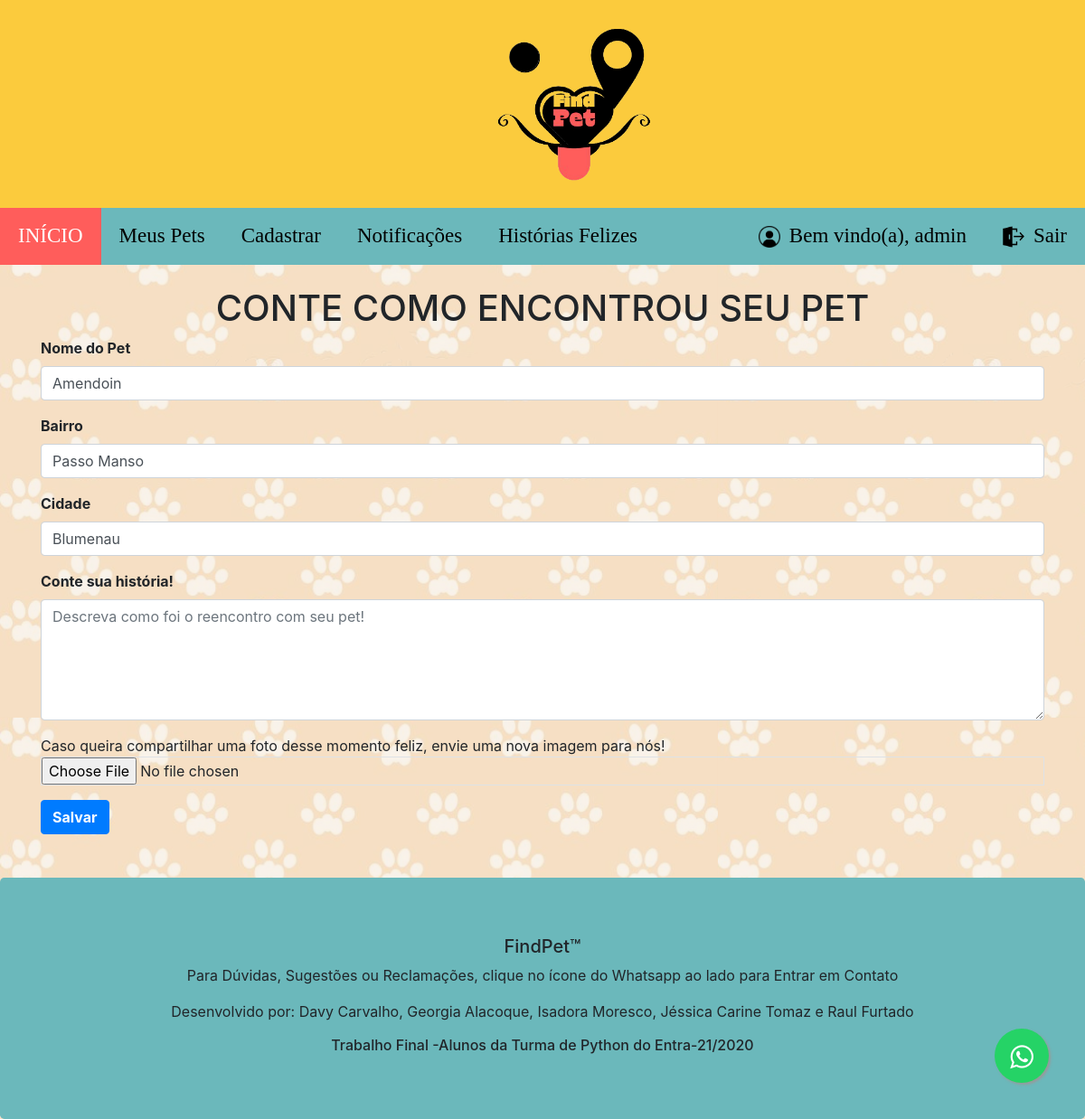
The page /pet/historias-felizes/encontrado/1/ (signed in) on the database as committed earlier.
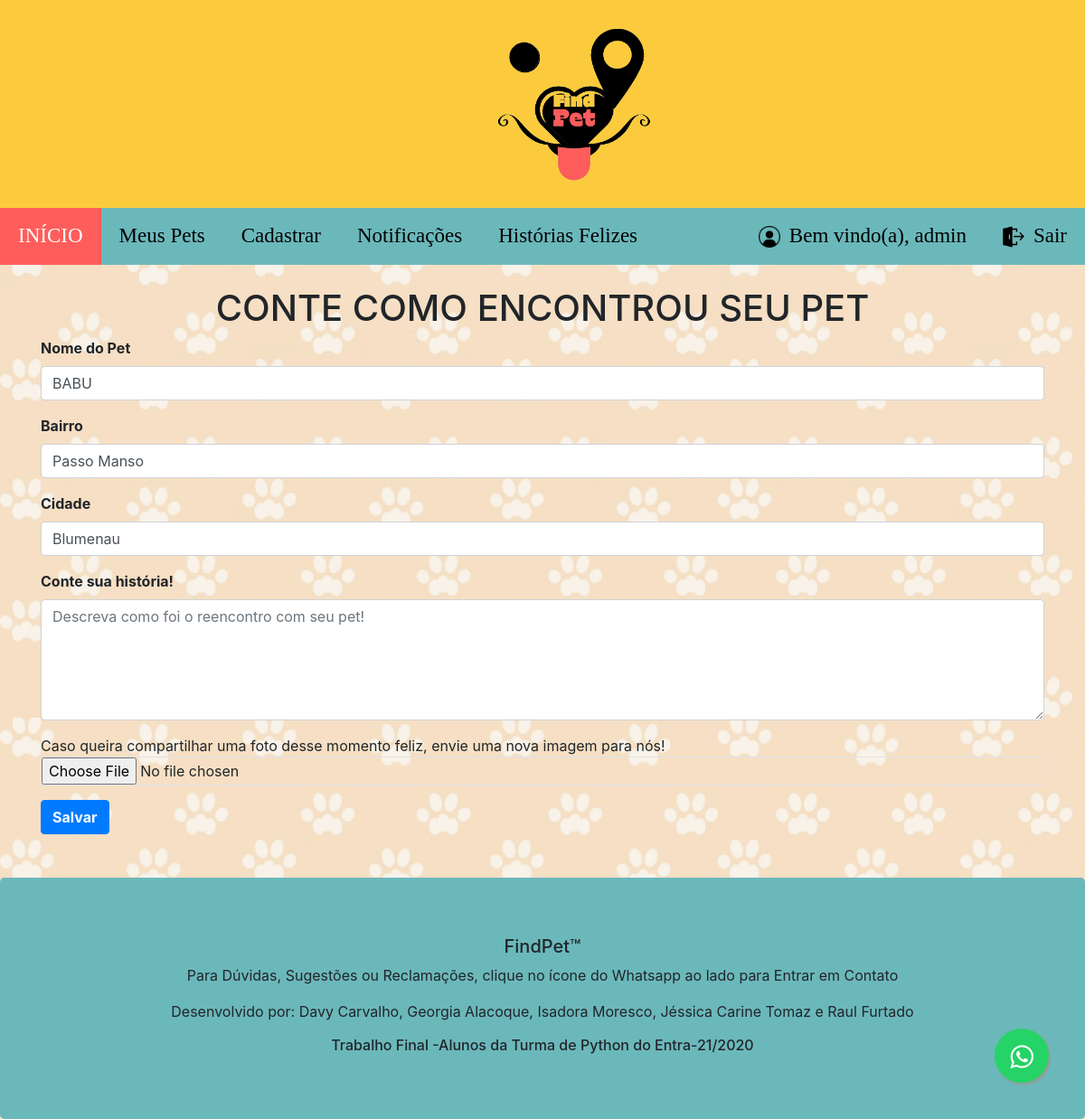
The same page on the database as committed later.
### core/models.py (models this page shows, shortened)
class Pet(models.Model):
    id = models.AutoField(primary_key=True)
    user = models.ForeignKey(User, on_delete=models.CASCADE)
    owner = models.CharField(max_length=30) #<----- default=None é o problema de aceitar valores vazios!
    pet_name = models.CharField(max_length=30)#<----- default=None é o problema de aceitar valores vazios!
    breed = models.CharField(max_length=15)#<----- default=None é o problema de aceitar valores vazios!
    district = models.CharField(max_length=50)#<----- default=None é o problema de aceitar valores vazios!
    city = models.CharField(max_length=100)
    description = models.TextField()#<----- default=None é o problema de aceitar valores vazios!
    contact_phone = models.CharField(max_length=11)
    contact_email = models.EmailField()
    begin_date = models.DateTimeField(auto_now_add=True)
    photo = models.ImageField(upload_to='uploaded_pet_photos')
    active = models.BooleanField(default=True)
    class Meta:
        db_table = 'pet'

### core/views.py (the view)
# urls.py: path('pet/historias-felizes/encontrado/<id>/', views.historias_felizes_encontrado, name='historias_felizes_encontrado'),
@login_required(login_url='/login/')
def historias_felizes_encontrado(request, id):
    pet = Pet.objects.get(id=id)
    return render(request, 'historias_felizes_encontrado.html', {'pet': pet})

### core/templates/historias_felizes_encontrado.html (shortened to what this page needs)
{% extends "model-page.html" %}
{% block content %}
<h1 class='text-center mt-4'>CONTE COMO ENCONTROU SEU PET</h1>
<form enctype='multipart/form-data' action='submit' , method='POST'>{% csrf_token%}
    <div class='container'>
        <div class='form-group'>
            <label for='pet_name'><b>Nome do Pet</b></label>
            <input class='form-control' type='text' name='pet_name' placeholder='Nome do seu Amigo!'
                value="{{pet.pet_name}}">
        </div>
        <div class='form-group'>
            <label for='district'><b>Bairro</b></label>
            <input class='form-control' type='text' name='district' placeholder='Bairro onde o Pet mora'
                value="{{pet.district}}">
        </div>
        <div class='form-group'>
            <label for='city'><b>Cidade</b></label>
            <input class='form-control' type='text' name='city' placeholder='Cidade onde o Pet mora'
                value="{{pet.city}}">
        </div>
        <div class='form-group'>
            <label for='description'><b>Conte sua história!</b></label>
            <textarea class='form-control' rows='5' type='text' name='description'
                placeholder='Descreva como foi o reencontro com seu pet!'></textarea>
        </div>
        <div class='form-group'>
            {% if pet %}
            <a>Caso queira compartilhar uma foto desse momento feliz, envie uma nova imagem para nós!</a>
            <br>
            {% endif %}
            <input type='file' class='form-control-file border' name='file' accept='image/*'>
        </div>
        <button type='submit' class='btn btn-primary'>
            <b>
                {% if pet %}
                Salvar
                {% endif %}
            </b>
        </button>
    </div>
</form>
{% endblock %}

Rows that differ between the two databases and show on the page:
changed Pet "Passo Manso": pet_name "Amendoin" → "BABU"
